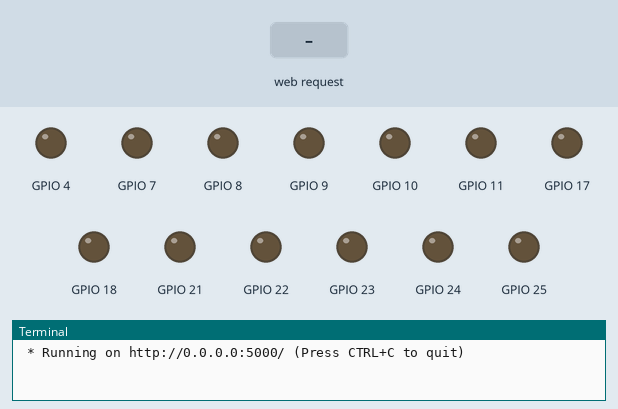
Simulated run of this program. Board: Raspberry Pi (BCM pin numbers). Parts: output pins drawn as LEDs (lit = HIGH), the last lines printed to the terminal. The test bench sets the inputs (shaded band). The clock reads 2024-03-15 10:24:30 at power-on unless the program sets it.

Above: at 1.2 s.
1.3 s: HTTP request for /gpio/4/on received
At 2.5 s:
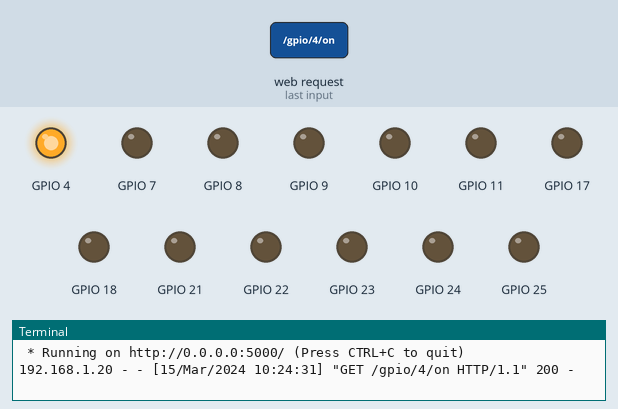
2.8 s: HTTP request for /gpio/17/on received
At 3.8 s:
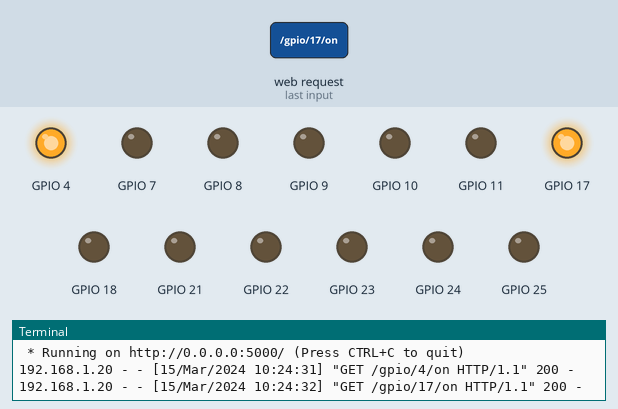
4.3 s: HTTP request for /gpio/4/off received
At 5.0 s:
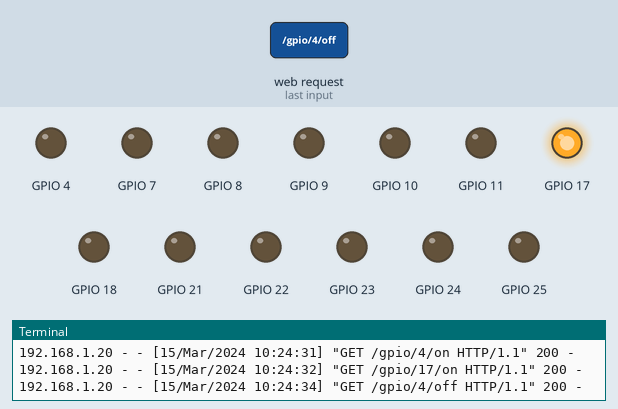
5.8 s: HTTP request for /gpio/18/on received
At 6.1 s:
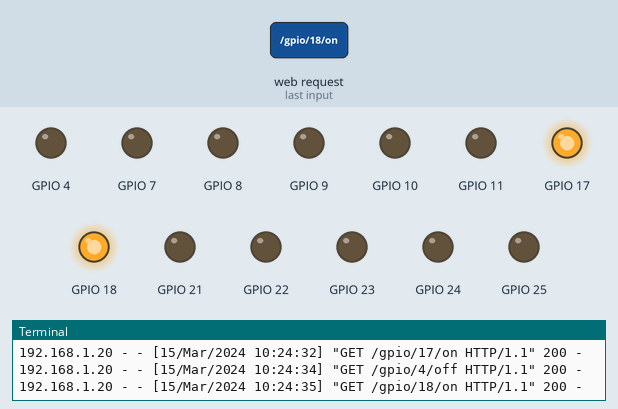
7.3 s: HTTP request for /gpio/17/off received
At 8.5 s:
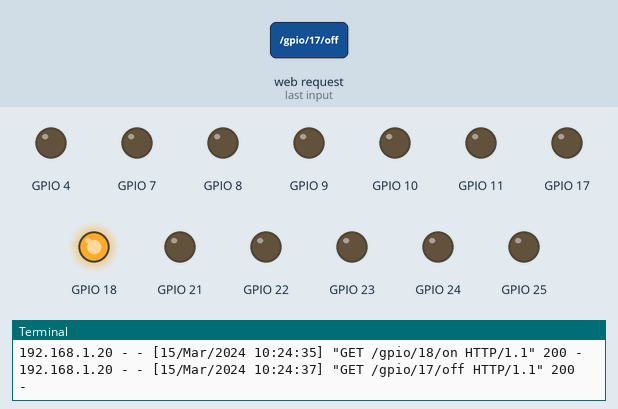
8.8 s: HTTP request for /gpio/clear received
At 9.6 s:
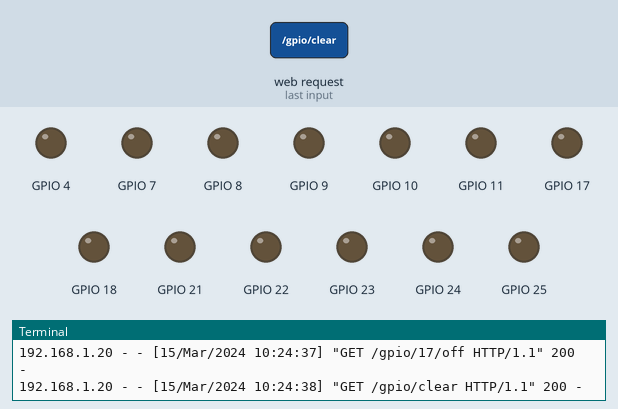
Timing chart, 0 to 11.3 s (numbered marks = the images above; inputs shaded):
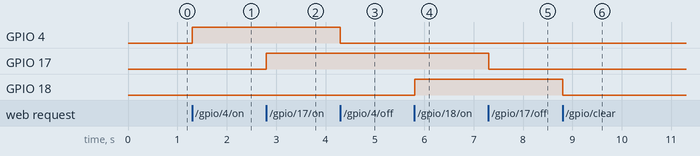

Measured:
- after the input at 1.3 s, GPIO 4: LOW → HIGH at once
- after the input at 2.8 s, GPIO 17: LOW → HIGH at once
- after the input at 4.3 s, GPIO 4: HIGH → LOW at once
- after the input at 5.8 s, GPIO 18: LOW → HIGH at once
- after the input at 7.3 s, GPIO 17: HIGH → LOW at once
- after the input at 8.8 s, GPIO 18: HIGH → LOW at once

The program:

gpioWS.py
```python
from flask import Flask
import RPi.GPIO as GPIO

app = Flask(__name__)

@app.route('/')
def index():
    return 'Service running'

@app.route('/gpio/<int:channel>/on')
def gpioChannelOn(channel):
	GPIO.setmode(GPIO.BCM)
	GPIO.setup(channel, GPIO.OUT, initial=False)
	GPIO.output(channel, True)
	return 'GPIO channel %d on' % channel

@app.route('/gpio/<int:channel>/off')
def gpioChannelOff(channel):
        GPIO.setmode(GPIO.BCM)
        GPIO.setup(channel, GPIO.OUT, initial=False)
        GPIO.output(channel, False)
        return 'GPIO channel %d off' % channel

@app.route('/gpio/clear')
def gpioClear():
	GPIO.setwarnings(False)
	GPIO.setmode(GPIO.BCM)
	GPIO.setup(4, GPIO.OUT, initial=False)
	GPIO.setup(17, GPIO.OUT, initial=False)
	GPIO.setup(18, GPIO.OUT, initial=False)
	GPIO.setup(21, GPIO.OUT, initial=False)
	GPIO.setup(22, GPIO.OUT, initial=False)
	GPIO.setup(23, GPIO.OUT, initial=False)
	GPIO.setup(24, GPIO.OUT, initial=False)
	GPIO.setup(10, GPIO.OUT, initial=False)
	GPIO.setup(9, GPIO.OUT, initial=False)
	GPIO.setup(25, GPIO.OUT, initial=False)
	GPIO.setup(11, GPIO.OUT, initial=False)
	GPIO.setup(8, GPIO.OUT, initial=False)
	GPIO.setup(7, GPIO.OUT, initial=False)
	GPIO.cleanup()
	return 'GPIO channels cleared'

if __name__ == '__main__':
    app.run(debug=True, host='0.0.0.0')
```
